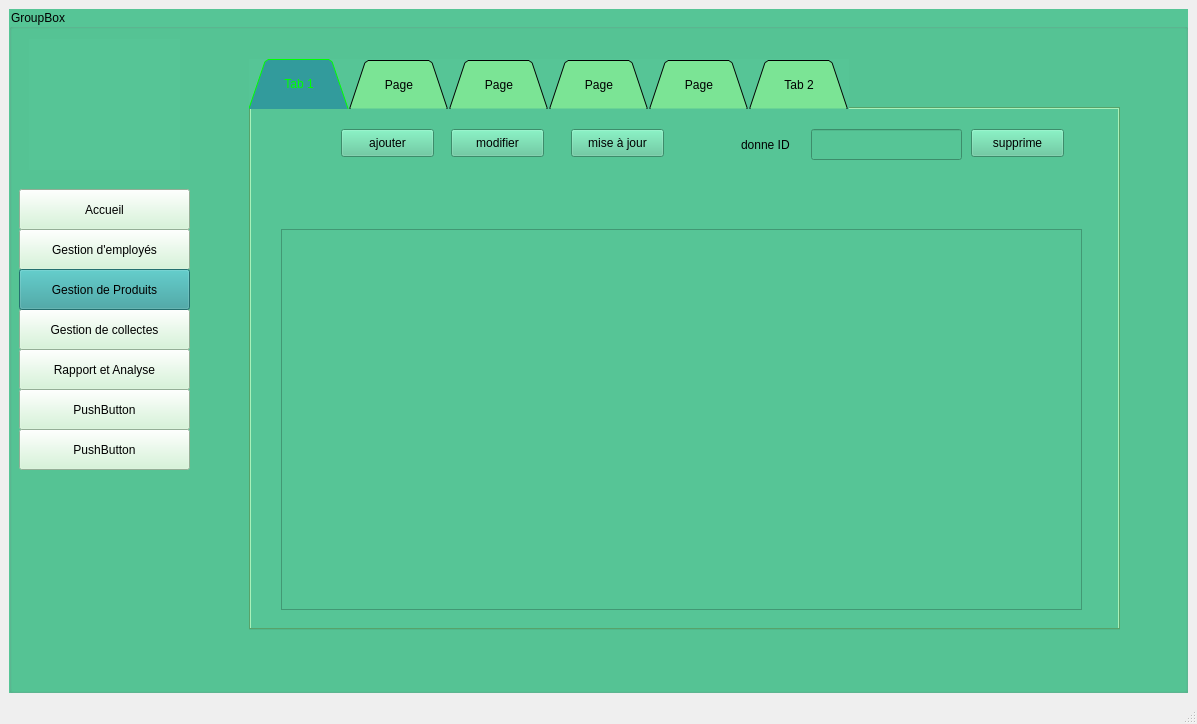
<?xml version="1.0" encoding="UTF-8"?>
<ui version="4.0">
 <class>MainWindow</class>
 <widget class="QMainWindow" name="MainWindow">
  <property name="geometry">
   <rect>
    <x>0</x>
    <y>0</y>
    <width>1197</width>
    <height>724</height>
   </rect>
  </property>
  <property name="windowTitle">
   <string>MainWindow</string>
  </property>
  <property name="tabShape">
   <enum>QTabWidget::Triangular</enum>
  </property>
  <widget class="QWidget" name="centralwidget">
   <layout class="QHBoxLayout" name="horizontalLayout">
    <item>
     <widget class="QGroupBox" name="groupBox">
      <property name="styleSheet">
       <string notr="true">background-color: rgb(86, 197, 150);</string>
      </property>
      <property name="title">
       <string>GroupBox</string>
      </property>
      <widget class="QPushButton" name="pushButton">
       <property name="geometry">
        <rect>
         <x>10</x>
         <y>220</y>
         <width>171</width>
         <height>41</height>
        </rect>
       </property>
       <property name="styleSheet">
        <string notr="true">background-color: rgb(207, 244, 210);</string>
       </property>
       <property name="text">
        <string>Gestion d'employés</string>
       </property>
      </widget>
      <widget class="QPushButton" name="pushButton_2">
       <property name="geometry">
        <rect>
         <x>10</x>
         <y>260</y>
         <width>171</width>
         <height>41</height>
        </rect>
       </property>
       <property name="styleSheet">
        <string notr="true">
background-color: rgb(50, 157, 156);</string>
       </property>
       <property name="text">
        <string>Gestion de Produits</string>
       </property>
      </widget>
      <widget class="QPushButton" name="pushButton_3">
       <property name="geometry">
        <rect>
         <x>10</x>
         <y>300</y>
         <width>171</width>
         <height>41</height>
        </rect>
       </property>
       <property name="styleSheet">
        <string notr="true">background-color: rgb(207, 244, 210);</string>
       </property>
       <property name="text">
        <string>Gestion de collectes</string>
       </property>
      </widget>
      <widget class="QPushButton" name="pushButton_4">
       <property name="geometry">
        <rect>
         <x>10</x>
         <y>340</y>
         <width>171</width>
         <height>41</height>
        </rect>
       </property>
       <property name="styleSheet">
        <string notr="true">background-color: rgb(207, 244, 210);</string>
       </property>
       <property name="text">
        <string>Rapport et Analyse</string>
       </property>
      </widget>
      <widget class="QPushButton" name="pushButton_5">
       <property name="geometry">
        <rect>
         <x>10</x>
         <y>380</y>
         <width>171</width>
         <height>41</height>
        </rect>
       </property>
       <property name="styleSheet">
        <string notr="true">background-color: rgb(207, 244, 210);</string>
       </property>
       <property name="text">
        <string>PushButton</string>
       </property>
      </widget>
      <widget class="QPushButton" name="pushButton_6">
       <property name="geometry">
        <rect>
         <x>10</x>
         <y>420</y>
         <width>171</width>
         <height>41</height>
        </rect>
       </property>
       <property name="styleSheet">
        <string notr="true">background-color: rgb(207, 244, 210);</string>
       </property>
       <property name="text">
        <string>PushButton</string>
       </property>
      </widget>
      <widget class="QLabel" name="label_pic">
       <property name="geometry">
        <rect>
         <x>20</x>
         <y>30</y>
         <width>151</width>
         <height>131</height>
        </rect>
       </property>
       <property name="text">
        <string/>
       </property>
      </widget>
      <widget class="QPushButton" name="pushButton_7">
       <property name="geometry">
        <rect>
         <x>10</x>
         <y>180</y>
         <width>171</width>
         <height>41</height>
        </rect>
       </property>
       <property name="styleSheet">
        <string notr="true">background-color: rgb(207, 244, 210);</string>
       </property>
       <property name="text">
        <string>Accueil</string>
       </property>
      </widget>
      <widget class="QTabWidget" name="tabWidget">
       <property name="geometry">
        <rect>
         <x>240</x>
         <y>50</y>
         <width>871</width>
         <height>571</height>
        </rect>
       </property>
       <property name="styleSheet">
        <string notr="true">QTabWidget
{
background-color: rgb(123, 228, 149);
}
QTabWidget:tab-bar
{
alignment:center;
}
QTabBar:tab
{
width:100px;
height:50px;
}
QTabBar:tab:selected
{
background-color: rgb(50, 155, 156);
    color:rgb(0,255,0);
}
QTabBar:tab:hover
{
	background-color: rgb(109, 202, 131);
}
</string>
       </property>
       <property name="tabPosition">
        <enum>QTabWidget::North</enum>
       </property>
       <property name="tabShape">
        <enum>QTabWidget::Triangular</enum>
       </property>
       <property name="currentIndex">
        <number>0</number>
       </property>
       <property name="documentMode">
        <bool>false</bool>
       </property>
       <property name="tabsClosable">
        <bool>false</bool>
       </property>
       <property name="movable">
        <bool>true</bool>
       </property>
       <property name="tabBarAutoHide">
        <bool>false</bool>
       </property>
       <widget class="QWidget" name="tab">
        <attribute name="title">
         <string>Tab 1</string>
        </attribute>
        <widget class="QLabel" name="label">
         <property name="geometry">
          <rect>
           <x>490</x>
           <y>20</y>
           <width>111</width>
           <height>31</height>
          </rect>
         </property>
         <property name="styleSheet">
          <string notr="true">font: 10pt &quot;MS Shell Dlg 2&quot;;</string>
         </property>
         <property name="text">
          <string>donne ID</string>
         </property>
        </widget>
        <widget class="QLineEdit" name="lineEdit_supp">
         <property name="geometry">
          <rect>
           <x>560</x>
           <y>20</y>
           <width>151</width>
           <height>31</height>
          </rect>
         </property>
        </widget>
        <widget class="QPushButton" name="B_ajouter">
         <property name="geometry">
          <rect>
           <x>90</x>
           <y>20</y>
           <width>93</width>
           <height>28</height>
          </rect>
         </property>
         <property name="text">
          <string>ajouter</string>
         </property>
        </widget>
        <widget class="QTableView" name="tab_PC">
         <property name="geometry">
          <rect>
           <x>30</x>
           <y>120</y>
           <width>801</width>
           <height>381</height>
          </rect>
         </property>
        </widget>
        <widget class="QPushButton" name="B_supp">
         <property name="geometry">
          <rect>
           <x>720</x>
           <y>20</y>
           <width>93</width>
           <height>28</height>
          </rect>
         </property>
         <property name="text">
          <string>supprime</string>
         </property>
        </widget>
        <widget class="QPushButton" name="B_modifier">
         <property name="geometry">
          <rect>
           <x>200</x>
           <y>20</y>
           <width>93</width>
           <height>28</height>
          </rect>
         </property>
         <property name="text">
          <string>modifier</string>
         </property>
        </widget>
        <widget class="QPushButton" name="pushButton_8">
         <property name="geometry">
          <rect>
           <x>320</x>
           <y>20</y>
           <width>93</width>
           <height>28</height>
          </rect>
         </property>
         <property name="text">
          <string>mise à jour</string>
         </property>
        </widget>
       </widget>
       <widget class="QWidget" name="tab_3">
        <attribute name="title">
         <string>Page</string>
        </attribute>
       </widget>
       <widget class="QWidget" name="tab_4">
        <attribute name="title">
         <string>Page</string>
        </attribute>
       </widget>
       <widget class="QWidget" name="tab_5">
        <attribute name="title">
         <string>Page</string>
        </attribute>
       </widget>
       <widget class="QWidget" name="tab_6">
        <attribute name="title">
         <string>Page</string>
        </attribute>
       </widget>
       <widget class="QWidget" name="tab_2">
        <attribute name="title">
         <string>Tab 2</string>
        </attribute>
       </widget>
      </widget>
      <zorder>pushButton_4</zorder>
      <zorder>pushButton_5</zorder>
      <zorder>pushButton_6</zorder>
      <zorder>label_pic</zorder>
      <zorder>tabWidget</zorder>
      <zorder>pushButton_7</zorder>
      <zorder>pushButton</zorder>
      <zorder>pushButton_3</zorder>
      <zorder>pushButton_2</zorder>
     </widget>
    </item>
   </layout>
  </widget>
  <widget class="QMenuBar" name="menubar">
   <property name="geometry">
    <rect>
     <x>0</x>
     <y>0</y>
     <width>1197</width>
     <height>26</height>
    </rect>
   </property>
  </widget>
  <widget class="QStatusBar" name="statusbar"/>
 </widget>
 <resources/>
 <connections/>
</ui>
